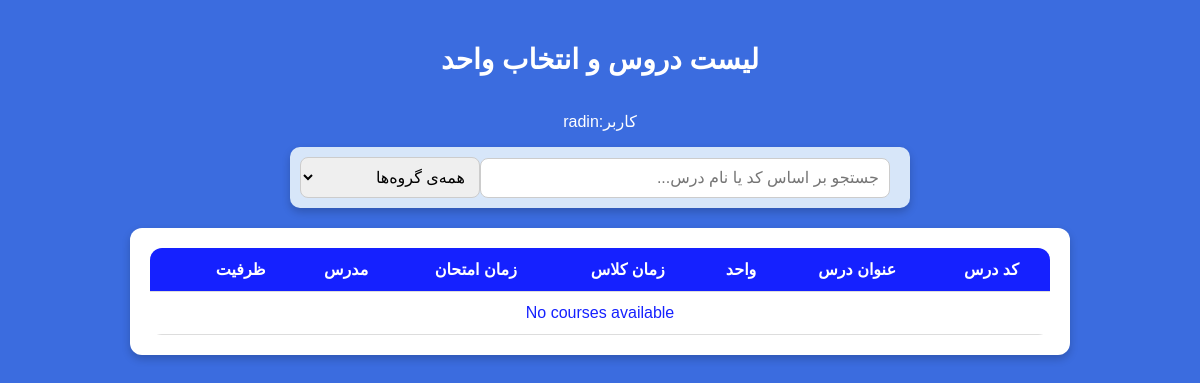
Page /courses/ (signed in) on the earlier database version.
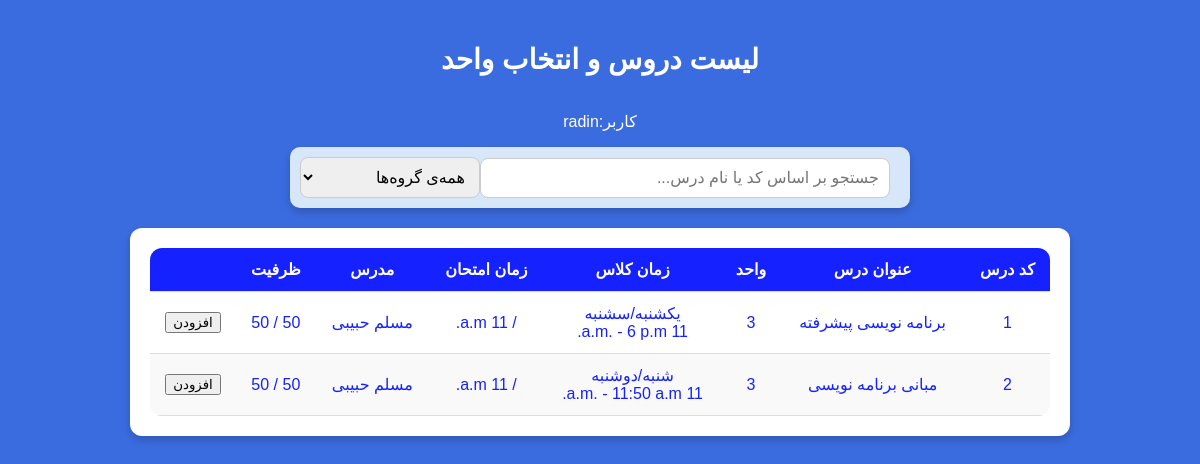
Same page on the later database version.
### user/models.py (models this page shows, shortened)
class User(AbstractBaseUser, PermissionsMixin):
    USER_LEVEL_CHOICES = (
        ('admin', 'Admin'),
        ('student', 'Student'),
    )
    name = models.CharField(max_length=100)
    national_id = models.CharField(max_length=10, unique=True)
    student_number = models.CharField(max_length=15, blank=True, null=True)  # Optional for admins
    email = models.EmailField(unique=True)
    phone_number = models.CharField(max_length=15)
    user_level = models.CharField(max_length=10, choices=USER_LEVEL_CHOICES)
    password = models.CharField(max_length=100)
    unit = models.IntegerField(default=20)
    selected_unit = models.IntegerField(default=0)
    passed_courses = models.JSONField(default=list , blank=True)
    is_active = models.BooleanField(default=True)
    is_staff = models.BooleanField(default=False)
    is_superuser = models.BooleanField(default=False)
    date_joined = models.DateTimeField(default=timezone.now)
    objects = UserManager()
    USERNAME_FIELD = "email"
    REQUIRED_FIELDS = ["name", "national_id", "phone_number"]

### courses/models.py (models this page shows, shortened)
class Course(models.Model):
    id = models.AutoField(primary_key=True)
    code = models.CharField(null=True, max_length=100, blank=True)
    name = models.CharField(max_length=100)
    credits = models.IntegerField()
    classDays = models.CharField(max_length=20, choices=WEEKDAY_CHOICES, null=True)  # Stores "Sunday/Tuesday", etc.
    startTime = models.TimeField(null=True)
    endTime = models.TimeField(null=True)
    pishniaz = models.IntegerField(blank=True , null=True)
    hamniaz = models.IntegerField(blank=True, null=True)
    examDate = jmodels.jDateField(null=True, verbose_name="Exam Date (Jalali)")  # Jalali Date ONLY
    examTime = models.TimeField(null=True, verbose_name="Exam Time")  # Time ONLY
    capacity = models.IntegerField()
    remainingCapacity = models.IntegerField()
    department = models.ForeignKey(Department, on_delete=models.CASCADE, related_name='courses')
    instructor = models.ForeignKey(Instructor, on_delete=models.CASCADE, related_name='courses')

class Instructor(models.Model):
    id = models.AutoField(primary_key=True)
    name = models.CharField(max_length=100, unique=True)  # Ensure unique instructor names
    department = models.ForeignKey(Department, on_delete=models.CASCADE, related_name='instructors')

### courses/views.py (the view, shortened to what this page needs)
# urls.py: path('courses/', CourseListView.as_view(), name='course_list'),
class CourseListView(LoginRequiredMixin, ListView):
    model = Course
    template_name = 'course_list.html'
    context_object_name = 'courses'
    login_url = '/login/'  # Redirect to login page if not authenticated
    def get_context_data(self, **kwargs):
        context = super().get_context_data(**kwargs)
        context['departments'] = Department.objects.all()  # Send department list
        context['user'] = self.request.user  # Pass logged-in user's name
        context['selected_course'] = selectedcourse.objects.filter(user = self.request.user).values_list('course__code', flat=True)
        return context

### courses/templates/course_list.html (shortened to what this page needs)
<!DOCTYPE html>
<html lang="en">
<head>
    {% load static %}
    <link rel="stylesheet" href="{% static 'courses/courseList.css' %}">
</head>
<body>
    <h2>لیست دروس و انتخاب واحد</h2>
    <p>کاربر:{{ user.name }}</p>
    <div class="search">
        <input type="text" id="searchInput" placeholder="جستجو بر اساس کد یا نام درس...">
        <select id="departmentFilter">
            <option value="">همه‌ی گروه‌ها</option>
        </select>
    </div>
    <div class="container">
        <table>
            <thead>
                <tr>
                    <th>کد درس</th>
                    <th>عنوان درس</th>
                    <th>واحد</th>
                    <th>زمان کلاس</th>
                    <th>زمان امتحان</th>
                    <th>مدرس</th>
                    <th>ظرفیت</th>
                    <th></th>
                </tr>
            </thead>
            <tbody id="courseTable">
                {% for course in courses %}
                <tr data-code="{{ course.code }}" data-name="{{ course.name }}" data-department="{{ course.department.name }}">
                    <td>{{ course.code }}</td>
                    <td>{{ course.name }}</td>
                    <td>{{ course.credits }}</td>
                    <td>
                        <div>{{ course.classDays }}</div>
                        <div>{{ course.startTime }} - {{ course.endTime }}</div>
                    </td>
                    <td>{{ course.examDate }} / {{ course.examTime }}</td>
                    <td>{{ course.instructor.name }}</td>
                    <td>{{ course.capacity }} / {{ course.remainingCapacity }}</td>
                    <td>
                        <form method = "post" action="{% if course.code in selected_course %}{% url 'remove_selected_course' %}{% else %}{% url 'course_list' %}{% endif %}">
                            <button type='submit'>
                               {%if course.code in selected_course%}
                               حذف
                               {%else%}
                               افزودن
                               {%endif%}
                            </button>
                        </form>
                    </td>
                </tr>
                {% empty %}
                <tr>
                    <td colspan="8" style="text-align:center;">No courses available</td>
                </tr>
                {% endfor %}
            </tbody>
        </table>
    </div>
</body>
</html>

### static/courses/courseList.css (style rules this page uses)
body { direction: rtl; display: flex; flex-direction: column; justify-content: flex-start; align-items: center; min-height: 100vh; margin: 0; background-color: #3b6cdf; font-family: 'Arial', sans-serif; color: white; padding: 20px; }
h2 { margin-bottom: 20px; font-size: 28px; }
.search { display: flex; align-items: center; justify-content: center; background-color: #d7e6f9; padding: 10px; width: 100%; max-width: 600px; border-radius: 10px; box-shadow: 0 4px 8px rgba(0, 0, 0, 0.2); }
.search input, .search select { padding: 10px; font-size: 16px; border: 1px solid #ccc; border-radius: 8px; outline: none; }
.search input { flex: 1; margin-right: 10px; }
.search select { width: 180px; }
.container { background-color: #ffffff; border-radius: 12px; box-shadow: 0 4px 8px rgba(0, 0, 0, 0.2); width: 80%; max-width: 900px; padding: 20px; text-align: center; margin: 20px auto; color: #1521ff; overflow-x: auto; }
table { width: 100%; border-collapse: collapse; background: white; border-radius: 12px; overflow: hidden; }
thead { background: #1521ff; color: white; }
th, td { padding: 12px; text-align: center; border-bottom: 1px solid #ddd; }
tbody tr:nth-child(even) { background: #f9f9f9; }

Differences in the rows shown:
added Course: code "1", name "برنامه نویسی پیشرفته", credits "3", classDays "یکشنبه/سشنبه", startTime "11 a.m.", endTime "6 p.m.", examTime "11 a.m.", instructor.name "مسلم حبیبی", remainingCapacity "50", shows "افزودن"
added Course: code "2", name "مبانی برنامه نویسی", credits "3", classDays "شنبه/دوشنبه", startTime "11 a.m.", endTime "11:50 a.m.", examTime "11 a.m.", instructor.name "مسلم حبیبی", remainingCapacity "50", shows "افزودن"
Other differences:
text no longer shown: "No courses available"
